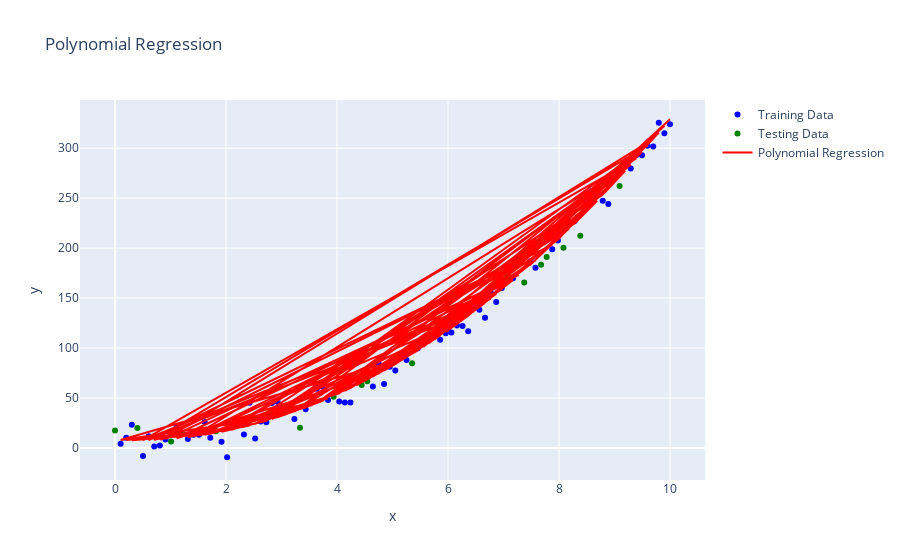

Write notebook code for a chart like this one.
### Code cell
## Show the plot
figure.show()
